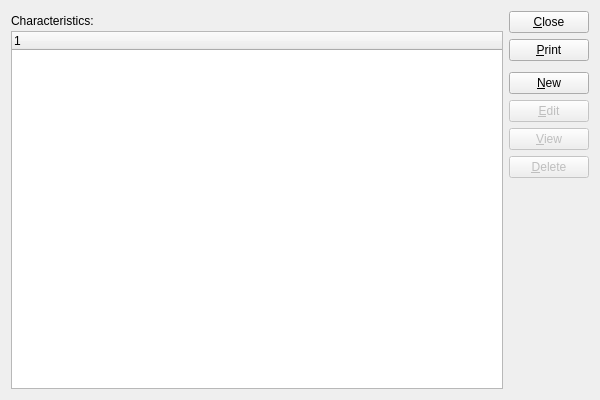
<?xml version="1.0" encoding="UTF-8"?>
<ui version="4.0">
 <comment>This file is part of the xTuple ERP: PostBooks Edition, a free and
open source Enterprise Resource Planning software suite,
Copyright (c) 1999-2019 by OpenMFG LLC, d/b/a xTuple.
It is licensed to you under the Common Public Attribution License
version 1.0, the full text of which (including xTuple-specific Exhibits)
is available at www.xtuple.com/CPAL.  By using this software, you agree
to be bound by its terms.</comment>
 <class>characteristics</class>
 <widget class="QWidget" name="characteristics">
  <property name="geometry">
   <rect>
    <x>0</x>
    <y>0</y>
    <width>600</width>
    <height>400</height>
   </rect>
  </property>
  <property name="windowTitle">
   <string>List Characteristics</string>
  </property>
  <layout class="QGridLayout" name="gridLayout">
   <item row="0" column="0">
    <layout class="QVBoxLayout">
     <property name="spacing">
      <number>0</number>
     </property>
     <item>
      <widget class="QLabel" name="_characteristicsLit">
       <property name="sizePolicy">
        <sizepolicy hsizetype="Expanding" vsizetype="Fixed">
         <horstretch>0</horstretch>
         <verstretch>0</verstretch>
        </sizepolicy>
       </property>
       <property name="minimumSize">
        <size>
         <width>0</width>
         <height>20</height>
        </size>
       </property>
       <property name="text">
        <string>Characteristics:</string>
       </property>
       <property name="alignment">
        <set>Qt::AlignVCenter</set>
       </property>
      </widget>
     </item>
     <item>
      <widget class="XTreeWidget" name="_char">
       <property name="sizePolicy">
        <sizepolicy hsizetype="Expanding" vsizetype="Expanding">
         <horstretch>0</horstretch>
         <verstretch>0</verstretch>
        </sizepolicy>
       </property>
      </widget>
     </item>
    </layout>
   </item>
   <item row="0" column="1">
    <layout class="QVBoxLayout" name="verticalLayout">
     <item>
      <widget class="QPushButton" name="_close">
       <property name="text">
        <string>&amp;Close</string>
       </property>
      </widget>
     </item>
     <item>
      <widget class="QPushButton" name="_print">
       <property name="text">
        <string>&amp;Print</string>
       </property>
      </widget>
     </item>
     <item>
      <spacer name="verticalSpacer">
       <property name="orientation">
        <enum>Qt::Vertical</enum>
       </property>
       <property name="sizeType">
        <enum>QSizePolicy::Preferred</enum>
       </property>
       <property name="sizeHint" stdset="0">
        <size>
         <width>20</width>
         <height>5</height>
        </size>
       </property>
      </spacer>
     </item>
     <item>
      <widget class="QPushButton" name="_new">
       <property name="text">
        <string>&amp;New</string>
       </property>
      </widget>
     </item>
     <item>
      <widget class="QPushButton" name="_edit">
       <property name="enabled">
        <bool>false</bool>
       </property>
       <property name="text">
        <string>&amp;Edit</string>
       </property>
      </widget>
     </item>
     <item>
      <widget class="QPushButton" name="_view">
       <property name="enabled">
        <bool>false</bool>
       </property>
       <property name="text">
        <string>&amp;View</string>
       </property>
      </widget>
     </item>
     <item>
      <widget class="QPushButton" name="_delete">
       <property name="enabled">
        <bool>false</bool>
       </property>
       <property name="text">
        <string>&amp;Delete</string>
       </property>
      </widget>
     </item>
     <item>
      <spacer>
       <property name="orientation">
        <enum>Qt::Vertical</enum>
       </property>
       <property name="sizeType">
        <enum>QSizePolicy::Expanding</enum>
       </property>
       <property name="sizeHint" stdset="0">
        <size>
         <width>20</width>
         <height>20</height>
        </size>
       </property>
      </spacer>
     </item>
    </layout>
   </item>
  </layout>
 </widget>
 <layoutdefault spacing="6" margin="11"/>
 <customwidgets>
  <customwidget>
   <class>XTreeWidget</class>
   <extends>QTreeWidget</extends>
   <header>xtreewidget.h</header>
   <container>1</container>
  </customwidget>
 </customwidgets>
 <tabstops>
  <tabstop>_char</tabstop>
  <tabstop>_new</tabstop>
  <tabstop>_edit</tabstop>
  <tabstop>_view</tabstop>
  <tabstop>_delete</tabstop>
  <tabstop>_print</tabstop>
  <tabstop>_close</tabstop>
 </tabstops>
 <resources/>
 <connections>
  <connection>
   <sender>_close</sender>
   <signal>clicked()</signal>
   <receiver>characteristics</receiver>
   <slot>close()</slot>
   <hints>
    <hint type="sourcelabel">
     <x>20</x>
     <y>20</y>
    </hint>
    <hint type="destinationlabel">
     <x>20</x>
     <y>20</y>
    </hint>
   </hints>
  </connection>
 </connections>
</ui>
